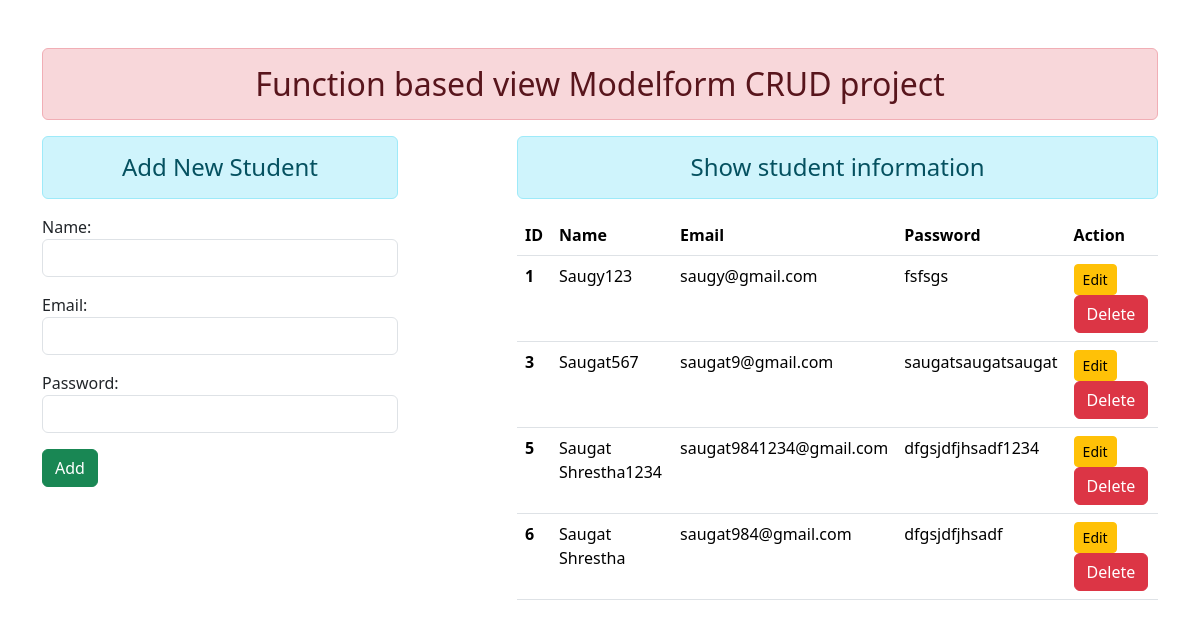
The page / on the database its author committed.
### enroll/models.py (models this page shows)
class User(models.Model):
    name=models.CharField(max_length=70)
    email=models.EmailField(max_length=100)
    password=models.CharField(max_length=70)

### enroll/views.py (the view)
# urls.py: path('',views.add_show,name="addandshow"),
def add_show(request):
    if request.method == 'POST':
        fm = Studentegistration(request.POST)
        if fm.is_valid():
            nm=fm.cleaned_data['name']
            em=fm.cleaned_data['email']
            pw=fm.cleaned_data['password']
            reg=User(name=nm,email=em,password=pw)
            reg.save()
            fm = Studentegistration()
    else:
        fm=Studentegistration()
    stud=User.objects.all()
    return render(request,'enroll/addandshow.html',{'form':fm, 'stu':stud})

### enroll/forms.py
class Studentegistration(forms.ModelForm):
    class Meta:
        model=User
        fields=['name','email','password']
        widgets={
            'name': forms.TextInput(attrs={'class':'form-control'}),
            'email':forms.EmailInput(attrs={'class':'form-control'}),
            'password': forms.PasswordInput(render_value=True, attrs={'class':'form-control'}),
        }

### enroll/templates/enroll/addandshow.html (shortened to what this page needs)
{% extends "enroll/base.html" %}
{% block content %}
<div class="row">
    <div class="col-sm-4">
        <h4 class="text-center alert alert-info">Add New Student</h4>
        <form action="" method="POST">
            {{form.as_p}}
            <input type="submit" class="btn btn-success" value="Add">
        </form>
    </div>
    <div class="col-sm-7 offset-1">
        <h4 class="text-center alert alert-info">Show student information</h4>
        {%if stu%}
        <table class="table table-hover">
            <thead>
              <tr>
                <th scope="col">ID</th>
                <th scope="col">Name</th>
                <th scope="col">Email</th>
                <th scope="col">Password</th>
                <th scope="col">Action</th>
              </tr>
            </thead>
            <tbody>
                {%for st in stu%}
                    <tr>
                        <th scope="row">{{st.id}}</th>
                        <td>{{st.name}}</td>
                        <td>{{st.email}}</td>
                        <td>{{st.password}}</td>
                        <td>
                            <a href= "{% url 'updatedata' st.id %}" class="btn btn-warning btn-sm">Edit</a>
                            <form action="{% url 'deletedata' st.id %}" method="post" class="d-inline"> {% csrf_token %}
                                <input type="submit" class="btn btn-danger" value="Delete">
                            </form>
                        </td>
                    </tr>
                {%endfor%}
            </tbody>
          </table>
        {%else%}
            <h4 class="text-center alert alert-warning">No records</h4>
        {% endif %}
    </div>
</div>
{% endblock content %}

### enroll/templates/enroll/base.html (shortened to what this page needs)
<!DOCTYPE html>
{% load static%}
<html lang="en">
<head>
    <link rel="stylesheet" href="{% static 'enroll/css/bootstrap.css' %}">
</head>
<body>
    <div class="container mt-5">
        <h2 class="text-center alert alert-danger">Function based view Modelform CRUD project</h2>
        {% block content %}{% endblock content %}
    </div>
</body>
</html>

### rows shown on the page
User: id "1", name "Saugy123", email "saugy@gmail.com", password "fsfsgs"
User: id "3", name "Saugat567", email "saugat9@gmail.com", password "saugatsaugatsaugat"
User: id "5", name "Saugat Shrestha1234", email "saugat9841234@gmail.com", password "dfgsjdfjhsadf1234"
User: id "6", name "Saugat Shrestha", email "saugat984@gmail.com", password "dfgsjdfjhsadf"
